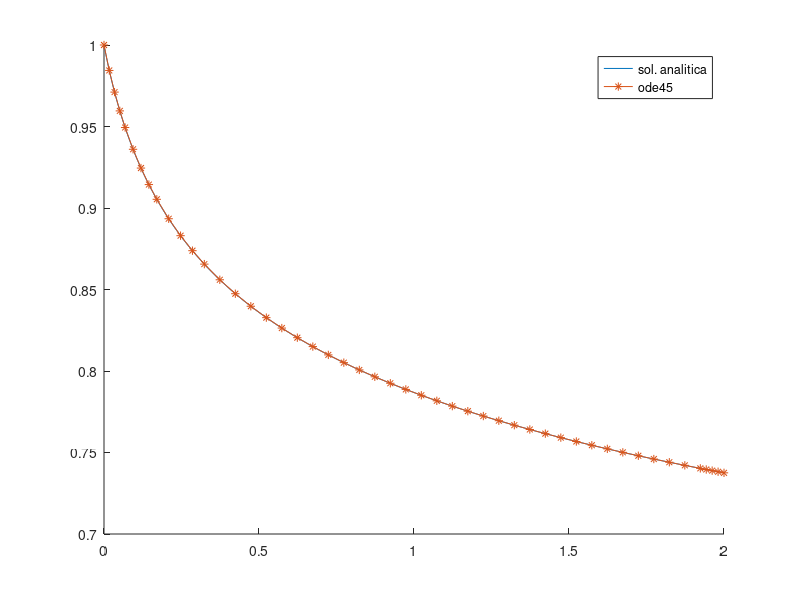

Write MATLAB code to recreate this figure. (Note: this script raises an error after producing the figure.)
% Objectius:
% - Entendre els conceptes basics dels metodes per a la resolucio numerica
% d'EDOs.
% - Implementar un metode per resoldre EDOs (metode d'Euler)
% - Comprovar experimentalment la convergencia d'un metode
%
% Tasques a fer:
% 1) Executar i mirar aquest script per veure com es pot resoldre el 
%    problema de valor inicial (PVI) amb la funcio de Matlab ode45
% 2) Implementar el metode d'Euler per a la resolucio del mateix PVI
%    Cal crear la funcio Euler amb els arguments d'entrada i sortida
%    especificats a aquest script. 
% 3) Dibuixar una grafica de log10(abs(error)) en funcio de log10(h), on l'error
%    s'evalua com la diferencia entre la solucio analitica i la solucio
%    numerica per x=2. Comprovar si l'ordre de convergencia coincideix amb
%    el teoric.
% Es proposa ara resoldre el PVI y''= -y, y(0)=1, y'(0)=0 per x en (0,T)
% 4) Reduir la EDO de segon ordre a un sistema d'EDOs de 1er ordre
%    Resoldre numericament el PVI amb el metode d'Euler per T=2*pi. Comprovar
%    la converg?ncia.
% 5) Amb h=0.01 resoldre el problema per T=10*pi,50*pi. ?s el m?tode
%    (absolutament) estable? 
close all;

options = optimset('Display', 'off');

% Resolucio de la EDO dy/dx = -y/(10x+1) per x en (0,1) 
% amb condicio inicial y(0)=1
f=@(x,y) -y/(10*x+1); a=0; b=2;  y0=1;

%Solucio analitica
yanal = @(x)(1./(1 + 10.*x).^(0.1));
figure(1)
hold on
x = linspace(a,b,1000);
plot(x,yanal(x),'-') 
legend('sol. analitica')

%Solucio amb funcions intrinseques de Matlab
[x,Y]=ode45(f,[a,b],y0);
figure(1), hold on, plot(x,Y,'-*'), legend('sol. analitica','ode45')

%Solucio amb el metode d'Euler i Backward Euler
hs = linspace(0.1, 0.01, 5);
errors = [];
for i = 1:length(hs)
    h = hs(i);
    npassos=ceil((b-a)/h);
    [x,Y]=Euler(f,[a,b],y0,npassos);
    [xB,YB]=BackwardEuler(f,[a,b],y0,npassos);
    err = abs(yanal(2) - Y(end));
    errors = [errors, err];
end

display(errors);

figure(1), hold on,plot(x,Y,'-*'), legend('sol. analitica','ode45','Euler') 
figure(1), plot(xB,YB,'-o')
title('y')
legend('sol. analitica','ode45','euler','euler enrera')


figure(2), hold on
plot(log10(hs), log10(errors)), legend('Endavant')